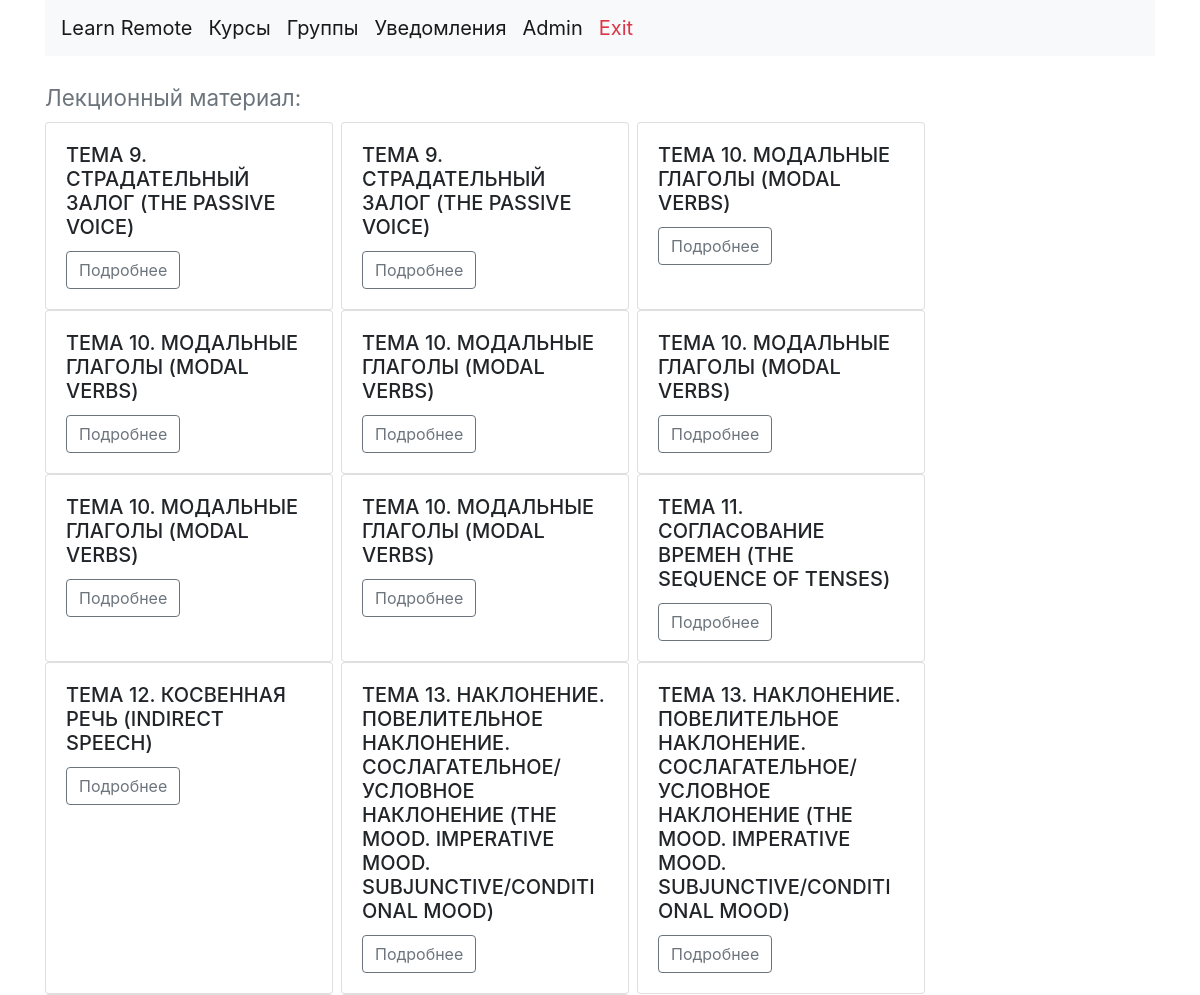
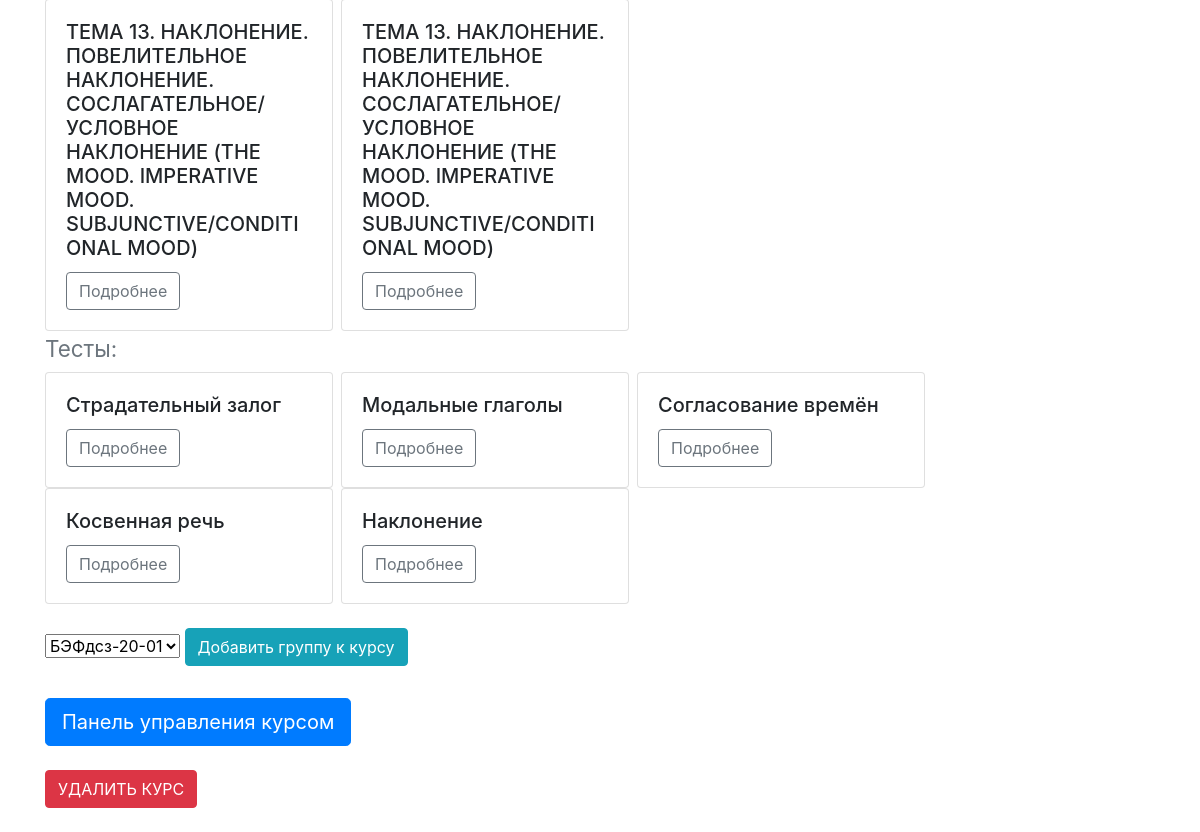
/course1 (signed in), run on the app's committed database (2 pictures, top to bottom).
### model.py (models this page shows)
class Lecture(db.Model,SerializerMixin):
    __tablename__ = "lecture"
    serialize_only = ('id', 'title', 'sub_title', 'path_to_file')
    id = Column(Integer(), primary_key=True)
    title = Column(String(255), nullable=False)
    sub_title = Column(String(255),nullable=False)
    path_to_file = Column(String(255), nullable=False)
    course_id = Column(Integer, ForeignKey('course.id'))

class Test(db.Model):
    __tablename__ = "test"
    id = Column(Integer(), primary_key=True)
    title = Column(String(255), nullable=False)
    close_date = Column(DateTime, nullable=False)
    course_id = Column(Integer, ForeignKey('course.id'))
    part = relationship('Part', backref='test', lazy='dynamic')

### index.py (the view)
@app.route("/course<course_id>")
@login_required
def show_course_overview(course_id, message=""):
    tests = db.session.query(Test).filter(Test.course_id == course_id).all()
    lectures = db.session.query(Lecture).filter(Lecture.course_id == course_id).all()
    groups = db.session.query(UserGroup).filter(UserGroup.user_id==current_user.id).all()
    if groups:
        groups_list=[]
        for i in groups:
            group = db.session.query(Group).filter(Group.id == i.group_id).first()
            groups_list.append(group)
        return render_template("course_overview.html", tests=tests, lectures=lectures, course_id=course_id,groups = groups_list,message = message)
    else:
        return render_template("course_overview.html", tests=tests, lectures=lectures, course_id=course_id,groups = [],message = message)

### index.py (called while the page is built)
@login_manager.user_loader
def load_user(user_id):
    return db.session.query(User).get(user_id)

### templates/course_overview.html (shortened to what this page needs)
{% extends 'base.html' %}
{% block content %}
<div class="container">
    <h3><small class="text-muted">Лекционный материал:</small></h3>
    <div class="d-flex flex-wrap">
        {% for i in lectures %}
        <div class="card mr-2" style="width: 18rem;">
            <div class="card-body">
                <h5 class="card-title">{{i.title}}</h5>
                <form action="/lecture{{i.id}}" method="post">
                    <button type="submit" class="btn btn-outline-secondary stretched-link">Подробнее</button>
                </form>
            </div>
        </div>
        {% endfor %}
    </div>
    <h3><small class="text-muted">Тесты:</small></h3>
    <div class="d-flex flex-wrap">
        {% for i in tests %}
        <div class="card mr-2" style="width: 18rem;">
            <div class="card-body">
                <h5 class="card-title">{{i.title}}</h5>
                <form action="/test{{i.id}}" method="post">
                    <button type="submit" class="btn btn-outline-secondary stretched-link">Подробнее</button>
                </form>
            </div>
        </div>
        {% endfor %}
    </div>
    <br>
    <form action="/add_group_to_course" method="POST">
        <select name="group_id" class="mb-3 form-select" aria-label="Default select example" required>
            {% for i in groups %}
            <option value={{i.id}}>{{i.name}}</option>
            {% endfor %}
        </select>
        <button type="submit" class=" btn btn-info">Добавить группу к курсу</button>
    </form>
    <form action="/course_control_panel{{course_id}}" method="get">
        <div class="mb-3">
            <button type="submit" class=" mt-4 btn btn-lg btn-primary mb-2">Панель управления курсом</button>
        </div>
    </form>
    <form action="/delete_course{{course_id}}" method="post">
        <div class="mb-3">
            <button type="submit" class="btn btn-danger mb-2">УДАЛИТЬ КУРС</button>
        </div>
    </form>
</div>
{% endblock %}

### templates/base.html (shortened to what this page needs)
<!doctype html>
<html lang="en">
<head>
    <link rel="stylesheet" href="https://stackpath.bootstrapcdn.com/bootstrap/4.3.1/css/bootstrap.min.css"
>
</head>
<body>
<div class="container">
    <nav class="navbar navbar-expand-md navbar-light bg-light">
        <a class="navbar-brand " href="{{ url_for('index')}}">Learn Remote</a>
        <a class="navbar-brand " href="/course_panel">Курсы</a>
        <a class="navbar-brand " href="/groups_panel">Группы</a>
        <a class="navbar-brand " href="/notifications">Уведомления</a>
        <a class="navbar-brand " href="/admin">Admin</a>
        <a class="navbar-brand text-danger" href="/exit">Exit</a>
    </nav>
    <br>
</div>
{% block content %} {% endblock %}
</body>
</html>

### data on the page
Lecture: title "ТЕМА 9. СТРАДАТЕЛЬНЫЙ ЗАЛОГ (THE PASSIVE VOICE)"
Lecture: title "ТЕМА 9. СТРАДАТЕЛЬНЫЙ ЗАЛОГ (THE PASSIVE VOICE)"
Lecture: title "ТЕМА 10. МОДАЛЬНЫЕ ГЛАГОЛЫ (MODAL VERBS)"
Lecture: title "ТЕМА 10. МОДАЛЬНЫЕ ГЛАГОЛЫ (MODAL VERBS)"
Lecture: title "ТЕМА 10. МОДАЛЬНЫЕ ГЛАГОЛЫ (MODAL VERBS)"
Lecture: title "ТЕМА 10. МОДАЛЬНЫЕ ГЛАГОЛЫ (MODAL VERBS)"
Lecture: title "ТЕМА 10. МОДАЛЬНЫЕ ГЛАГОЛЫ (MODAL VERBS)"
Lecture: title "ТЕМА 10. МОДАЛЬНЫЕ ГЛАГОЛЫ (MODAL VERBS)"
Lecture: title "ТЕМА 11. СОГЛАСОВАНИЕ ВРЕМЕН (THE SEQUENCE OF TENSES)"
Lecture: title "ТЕМА 12. КОСВЕННАЯ РЕЧЬ (INDIRECT SPEECH)"
Lecture: title "ТЕМА 13. НАКЛОНЕНИЕ. ПОВЕЛИТЕЛЬНОЕ НАКЛОНЕНИЕ. СОСЛАГАТЕЛЬНОЕ/УСЛОВНОЕ НАКЛОНЕНИЕ (THE MOOD. IMPERATIVE MOOD. SUBJUNCTIVE/CONDITIONAL MOOD)"
Lecture: title "ТЕМА 13. НАКЛОНЕНИЕ. ПОВЕЛИТЕЛЬНОЕ НАКЛОНЕНИЕ. СОСЛАГАТЕЛЬНОЕ/УСЛОВНОЕ НАКЛОНЕНИЕ (THE MOOD. IMPERATIVE MOOD. SUBJUNCTIVE/CONDITIONAL MOOD)"
Lecture: title "ТЕМА 13. НАКЛОНЕНИЕ. ПОВЕЛИТЕЛЬНОЕ НАКЛОНЕНИЕ. СОСЛАГАТЕЛЬНОЕ/УСЛОВНОЕ НАКЛОНЕНИЕ (THE MOOD. IMPERATIVE MOOD. SUBJUNCTIVE/CONDITIONAL MOOD)"
Lecture: title "ТЕМА 13. НАКЛОНЕНИЕ. ПОВЕЛИТЕЛЬНОЕ НАКЛОНЕНИЕ. СОСЛАГАТЕЛЬНОЕ/УСЛОВНОЕ НАКЛОНЕНИЕ (THE MOOD. IMPERATIVE MOOD. SUBJUNCTIVE/CONDITIONAL MOOD)"
Test: title "Страдательный залог"
Test: title "Модальные глаголы"
Test: title "Согласование времён"
Test: title "Косвенная речь"
Test: title "Наклонение"

### other printed values
form field group_id "БЭФдсз-20-01"
